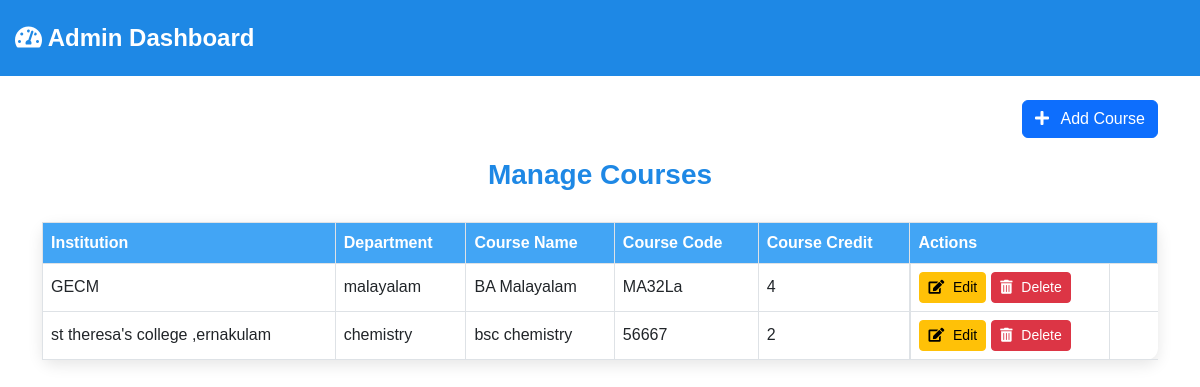
Page /myapp/manage_courses on the earlier database version.
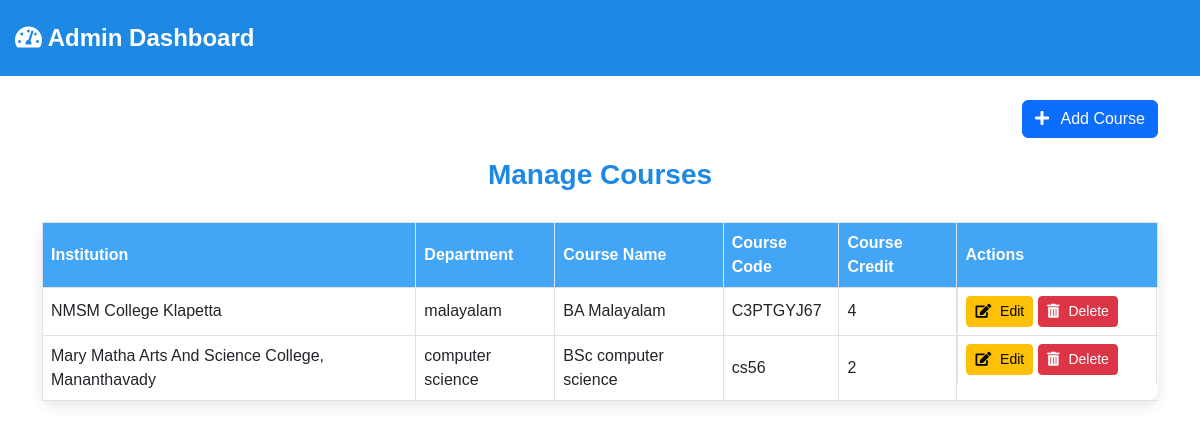
Same page on the later database version.
### myapp/models.py (models this page shows)
class course_model(models.Model):
    dep_id = models.ForeignKey(department_model, on_delete=models.CASCADE, null=True, blank=True)
    course_name = models.CharField(max_length=100, null=True, blank=True)
    course_code = models.CharField(max_length=100, null=True, blank=True)
    course_credit = models.CharField(max_length=100, null=True, blank=True)

class department_model(models.Model):
    institution_id = models.ForeignKey(institution_model, on_delete=models.CASCADE, null=True, blank=True)
    department_name = models.CharField(max_length=100, null=True, blank=True)

class institution_model(models.Model):
    institution_name = models.CharField(max_length=100, null=True, blank=True)
    institution_address = models.CharField(max_length=100, null=True, blank=True)
    institution_contact = models.CharField(max_length=100, null=True, blank=True)
    institution_email = models.CharField(max_length=100, null=True, blank=True)
    institution_accreditation = models.CharField(max_length=100, null=True, blank=True)

### myapp/views.py (the view)
# urls.py: path('manage_courses', managecourses.as_view(), name='manage_courses'),
class managecourses(View):
    def get(self, request):
        c = course_model.objects.all()
        return render(request, 'administrator/manage_courses.html', {'data': c})

### templates/administrator/manage_courses.html (shortened to what this page needs)
<!DOCTYPE html>
<html lang="en">
<head>
    <link href="https://cdn.jsdelivr.net/npm/bootstrap@5.3.0/dist/css/bootstrap.min.css" rel="stylesheet">
    <link href="https://cdnjs.cloudflare.com/ajax/libs/font-awesome/5.15.3/css/all.min.css" rel="stylesheet">
</head>
<body>
    <nav class="navbar navbar-light">
        <a class="navbar-brand" href="/adminhome">
            <i class="fas fa-tachometer-alt"></i> Admin Dashboard
        </a>
    </nav>
    <div class="container mt-4">
        <div class="add-btn-container">
            <a href="/viewadd_managecourses" class="btn btn-primary">
                <i class="fas fa-plus me-2"></i> Add Course
            </a>
        </div>
        <h3>Manage Courses</h3>
        <table class="table table-bordered">
            <thead>
                <tr>
                    <th>Institution</th>
                    <th>Department</th>
                    <th>Course Name</th>
                    <th>Course Code</th>
                    <th>Course Credit</th>
                    <th>Actions</th>
                </tr>
            </thead>
            <tbody>
                {% for i in data %}
                <tr>
                    <td>{{ i.dep_id.institution_id.institution_name }}</td>
                    <td>{{ i.dep_id.department_name }}</td>
                    <td>{{ i.course_name }}</td>
                    <td>{{ i.course_code }}</td>
                    <td>{{ i.course_credit }}</td>
                    <td class="action-btns">
                        <a href="/editcourse/{{ i.id }}" class="btn btn-warning btn-sm edit-btn">
                            <i class="fas fa-edit"></i> Edit
                        </a>
                        <a href="/deletecourse/{{ i.id }}" class="btn btn-danger btn-sm delete-btn" onclick="return confirm('Are you sure you want to delete this course?');">
                            <i class="fas fa-trash-alt"></i> Delete
                        </a>
                    </td>
                </tr>
                {% endfor %}
            </tbody>
        </table>
    </div>
</body>
</html>

### templates/administrator/manage_courses.html (style rules this page uses)
body { font-family: 'Poppins', sans-serif; }
.navbar { padding: 15px; background-color: #1e88e5; }
.navbar-brand { font-weight: bold; color: white !important; font-size: 1.5rem; }
.container { margin-top: 40px; }
h3 { color: #1e88e5; font-weight: bold; text-align: center; margin-bottom: 30px; }
.table { background: white; border-radius: 12px; box-shadow: 0px 5px 15px rgba(0, 0, 0, 0.1); }
.table th, .table td { vertical-align: middle; }
.table th { background-color: #42a5f5; color: white; }
.table i { margin-right: 5px; }
.add-btn-container { display: flex; justify-content: flex-end; margin-bottom: 20px; }
.action-btns { display: flex; justify-content: flex-start; }
.action-btns a { margin-right: 5px; }
.table td:last-child { width: 200px; }

Differences in the rows shown:
removed course_model: dep_id.institution_id.institution_name "GECM", dep_id.department_name "malayalam", course_name "BA Malayalam", course_code "MA32La", course_credit "4"
removed course_model: dep_id.institution_id.institution_name "st theresa's college ,ernakulam", dep_id.department_name "chemistry", course_name "bsc chemistry", course_code "56667", course_credit "2"
added course_model: dep_id.institution_id.institution_name "NMSM College Klapetta", dep_id.department_name "malayalam", course_name "BA Malayalam", course_code "C3PTGYJ67", course_credit "4"
added course_model: dep_id.institution_id.institution_name "Mary Matha Arts And Science College, Mananthavady", dep_id.department_name "computer science", course_name "BSc computer science", course_code "cs56", course_credit "2"
